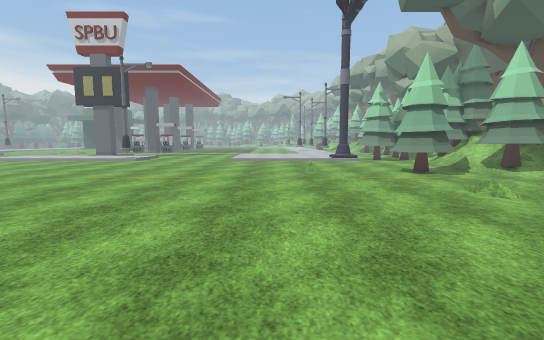
[1] (above)

20 first-person views from a walk through a scene from a Unity 3-D project. The camera is 1.4 m above the floor, tilts 6° down and sees 90° across. The floor is counted in squares, 1 m on a side. Each view is taken from the middle of a square. On the plan, view 1 faces up. The plan holds only what a view shows up to about 13 squares ahead; the rest is blank. The place goes on beyond the plan. The player character is not drawn. Some surface patterns are stand-ins.

[2]
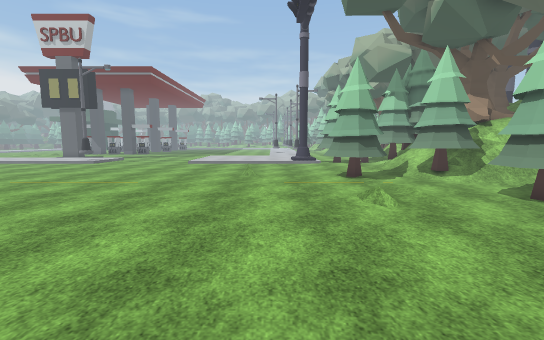

[3]
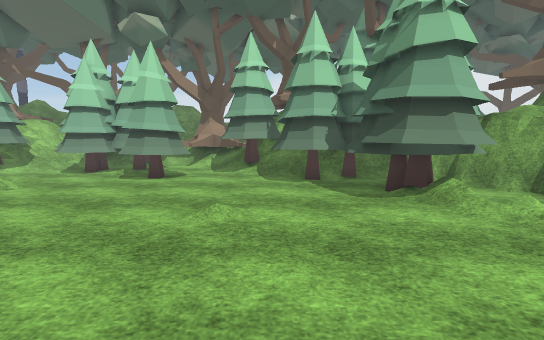

[4]
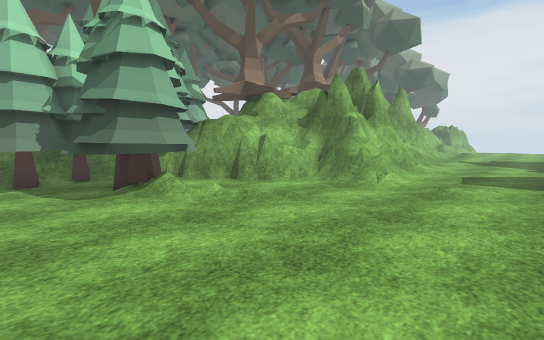

[5]
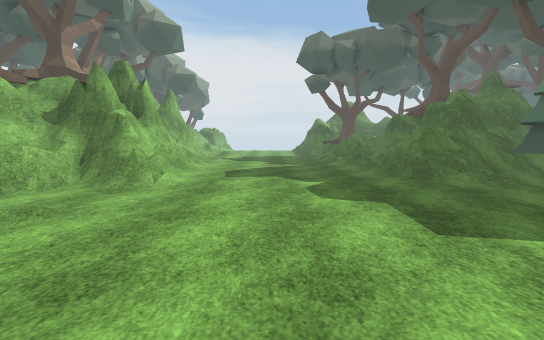

[6]
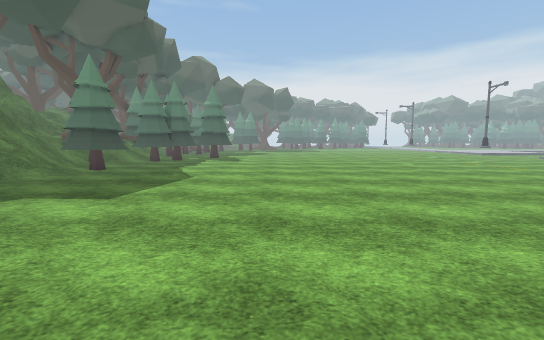

[7]
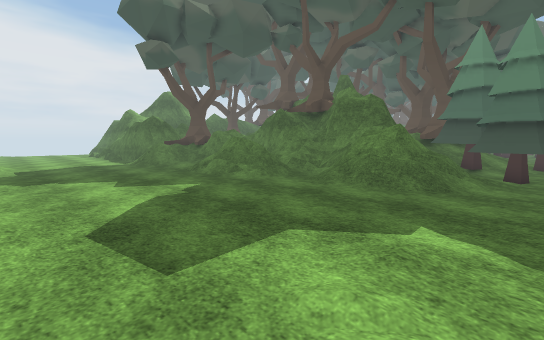

[8]
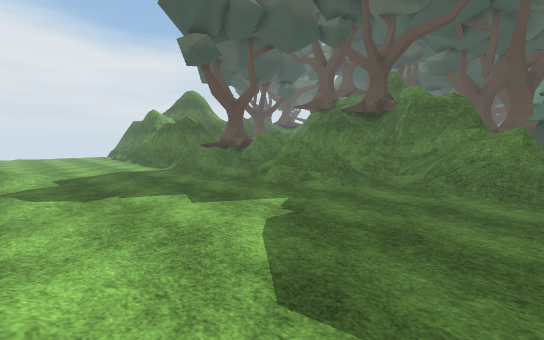

[9]
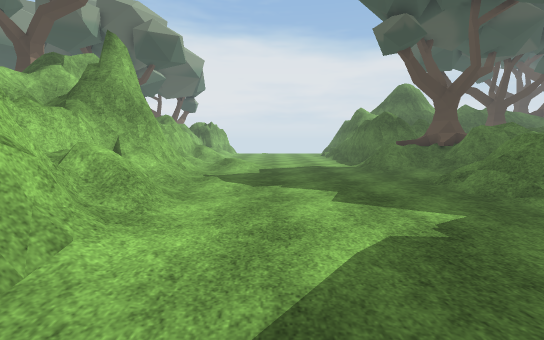

[10]
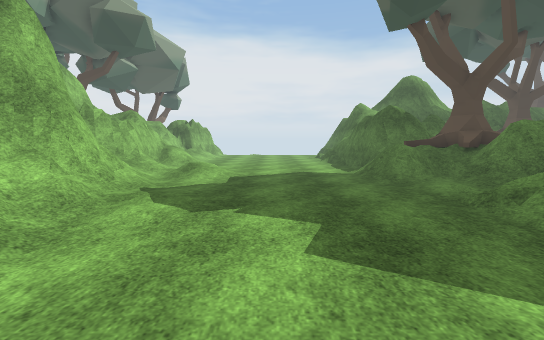

[11]
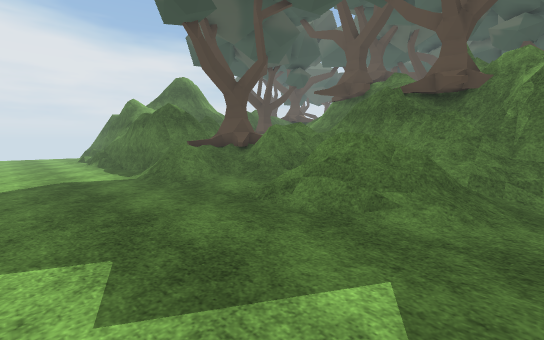

[12]
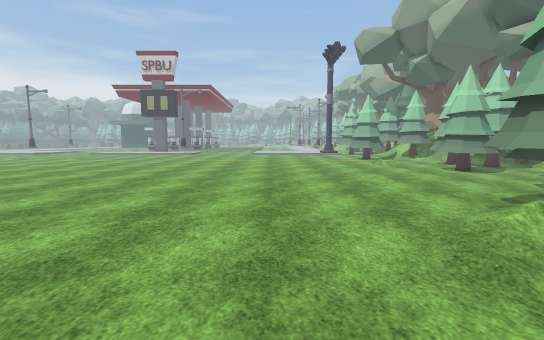

[13]
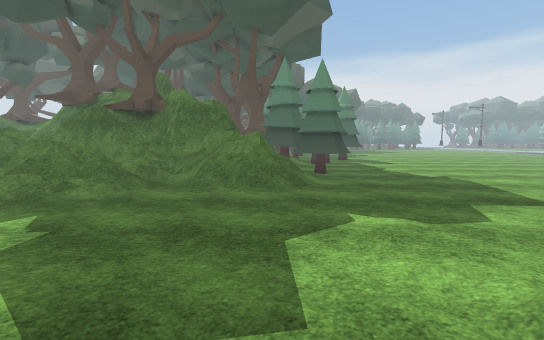

[14]
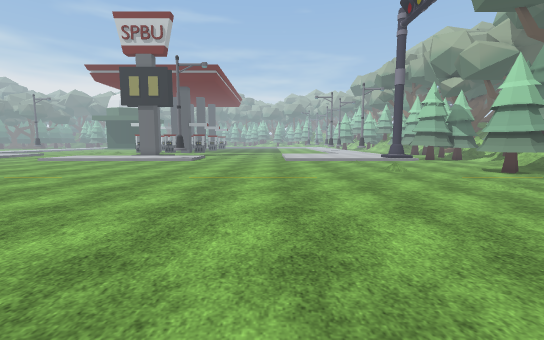

[15]
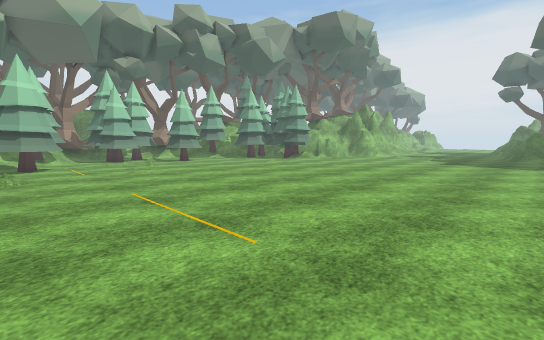

[16]
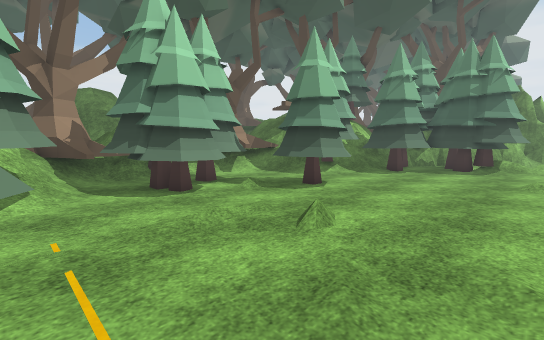

[17]
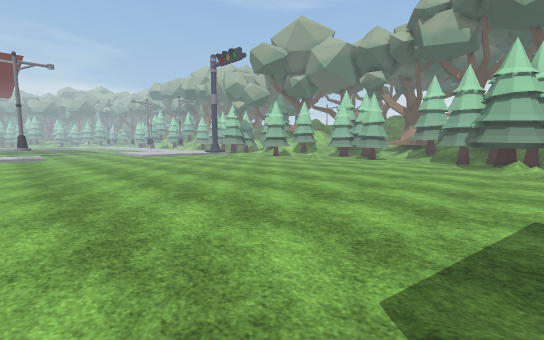

[18]
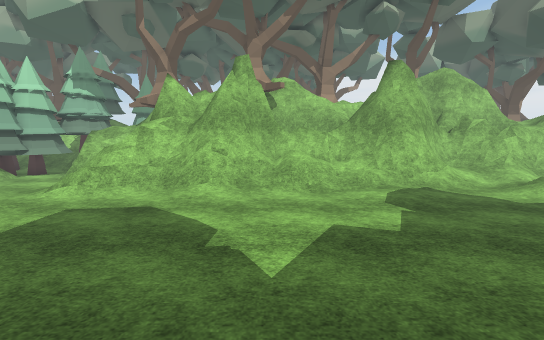

[19]
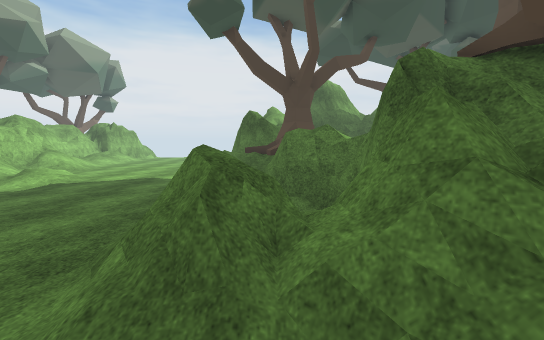

[20]
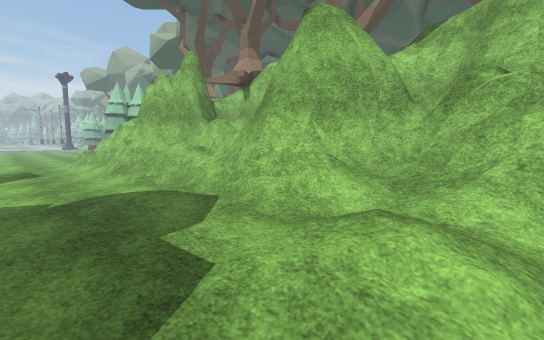

### Floor plan
Key: @ floor where view 1 was taken; # wall or solid block; x gap in a wall; . main floor; : floor 0.25 m higher than the main floor; + floor 0.5 m higher than the main floor; * floor 0.75 m higher than the main floor; % floor 1 m higher than the main floor; & floor 1.25 m higher than the main floor; $ floor 2.25 m higher than the main floor; / step, stairs or slope; = window, fence, low wall or low ledge; ^ raised ledge; O other object.
Columns run from 12 left of view 1 to 15 right of it. Each row starts with its distance up from view 1.
 13 ..............O...#  .x//O
 12 ..................######=$
 11 ..................##.###=
 10 ......................##:OOO
  9 .......................##OOO
  8 ......................###  #
  7 ..................:...##
  6 ......................#
  5 .....................##
  4 ....................##
  3 ....................##
  2 .....................##
  1 ......................#
  0 ............@../.....##
 -1 ....................###
 -2 ...................###
 -3 .................####
 -4 ................###
 -5 .............../##
 -6 ..............//###
 -7 ..................#
 -8 ..................#
 -9 #...............###
-10 ##...........//.=##
-11 ##........././//x&#
-12 #=//.........=#####
-13  &==/......../##
-14 ==#=/......../#
-15 ##&=/......../#
-16 ##=/........./##
-17  #=........../###
-18  #%///.......//###
-19  ##*=/.......///^
-20  #=%#=........//=
-21  #  ==........//##
-22  #.  /.......:/=##
-23  ##/:/......../##
-24  ###/:......../##
-25   ==//........//##
-26   ==///........//#
-27  OOO///...../////#
-28  OOO =/...../+///#
-29    ###/......///=#

Where each view was taken, in squares from view 1:
view 1: 0 up, 0 right, facing up
view 2: 0 up, 3 right, facing up
view 3: 1 down, 2 left, facing right
view 4: 2 down, 3 left, facing down-right
view 5: 2 down, 3 left, facing down
view 6: 2 down, 1 right, facing left
view 7: 10 down, 0 right, facing down-left
view 8: 13 down, 1 right, facing down-left
view 9: 13 down, 1 left, facing down
view 10: 16 down, 2 left, facing down
view 11: 17 down, 2 left, facing down-left
view 12: 10 down, 1 left, facing up
view 13: 13 down, 1 right, facing left
view 14: 0 up, 4 left, facing up
view 15: 13 up, 10 left, facing down-right
view 16: 11 up, 3 right, facing down-right
view 17: 6 down, 12 left, facing up-right
view 18: 18 down, 8 left, facing right
view 19: 16 down, 9 left, facing down
view 20: 29 down, 2 left, facing up-right
